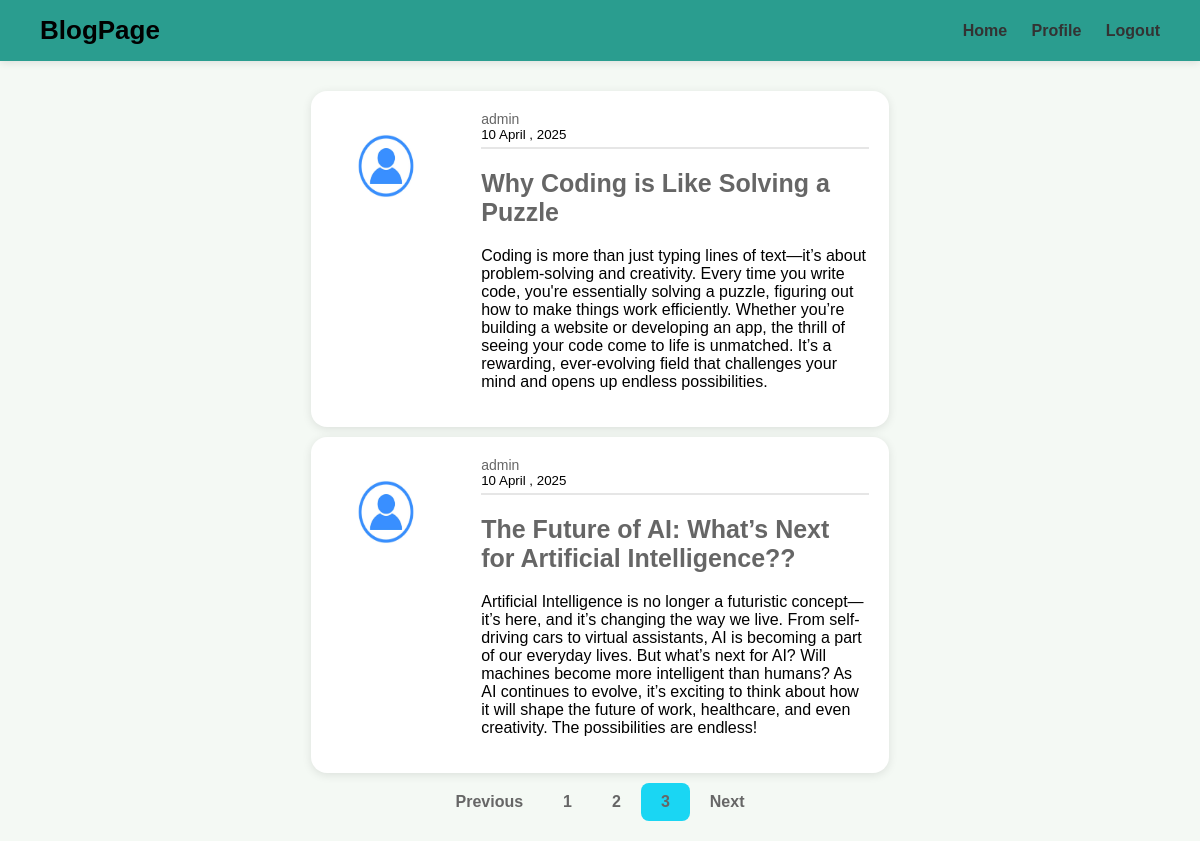
The app's page /?page=3 (signed in) with its own data.
### dashboard/models.py (models this page shows, shortened)
class Post(models.Model):
    title = models.CharField(max_length=100)
    content = models.TextField()
    date_posted = models.DateTimeField(default=timezone.now)
    author = models.ForeignKey(User, on_delete=models.CASCADE)

### users/models.py (models this page shows, shortened)
class User(AbstractUser):
    email = models.EmailField(unique=True)
    bio = models.TextField(blank=True, null=True)
    profile_picture = models.ImageField(
        upload_to="profile_pics/", default="default.jpg", blank=True, null=True
    )

### dashboard/views.py (the view)
# urls.py: path("", HomeView.as_view(), name="home"),
class HomeView(LoginRequiredMixin, ListView):
    model = Post
    template_name = "dashboard/home.html"
    context_object_name = "posts"
    paginate_by = 3
    login_url = "login"
    def get_queryset(self):
        posts = Post.objects.order_by("-date_posted")
        for post in posts:
            post.display_date = custom_date_display(post.date_posted)
        return posts

### blogpage/utils.py (called while the page is built)
def custom_date_display(value):
    if not value:
        return ""
    now = timezone.now()
    date = (
        value
        if isinstance(value, datetime)
        else datetime.combine(value, datetime.min.time())
    )
    date_only = date.date()
    now_only = now.date()
    if date_only == now_only:
        diff = timesince(date, now)
        return f"{diff.split(',')[0]} ago"
    elif date_only == now_only - timedelta(days=1):
        return "Yesterday"
    else:
        return date.strftime("%d %B , %Y")

### dashboard/templates/dashboard/home.html
{% extends "dashboard/layout.html" %}
{% load static %}
{% block content %}
<div class="content-section">
    {% for post in posts %}
        <article class="media content-section">
            <div class="media">
                <img class="article-img" src="{{ '/media/default.jpg' }}" alt="Profile picture">
            </div>
                <div class="media-body">
                    <div class="article-metadata">
                        <a class="mr-3" href="{% url 'dashboard:user_account' username=post.author.username %}">
                            {{ post.author.username }}
                        </a>
                        <small class="text-muted">{{ post.display_date }}</small>
                    </div>
                    <h2>
                        <a class="article-title" href="{% url 'dashboard:post_detail' pk=post.id %}">
                            {{ post.title }}
                        </a>
                    </h2>
                    <p class="article-content">{{ post.content }}</p>
                </div>
        </article>
    {% endfor %}
    {% if is_paginated %}
    <div class="pagination">
        {% if page_obj.has_previous %}
            <a class="btn btn-outline-info mb-4" href="?page={{ page_obj.previous_page_number }}">Previous</a>
        {% else %}
            <a class="btn btn-outline-info mb-4 disabled" href="#">Previous</a>
        {% endif %}
        {% for page_num in paginator.page_range %}
            {% if page_num == page_obj.number %}
                <a class="btn btn-info mb-4" href="?page={{ page_num }}">{{ page_num }}</a>
            {% else %}
                <a class="btn btn-outline-info mb-4" href="?page={{ page_num }}">{{ page_num }}</a>
            {% endif %}
        {% endfor %}
        {% if page_obj.has_next %}
            <a class="btn btn-outline-info mb-4" href="?page={{ page_obj.next_page_number }}">Next</a>
        {% else %}
            <a class="btn btn-outline-info mb-4 disabled" href="#">Next</a>
        {% endif %}
    </div>
    {% endif %}
</div>
{% endblock %}

### dashboard/static/dashboard/style.css (style rules this page uses)
body { font-family: Arial, sans-serif; margin: 0; background: #f4f9f4; }
h1, h2, h3, h4, h5, h6 { color: #382d6a; }
a { color: #666; font-size: 14px; text-decoration: none; }
.content-section { padding: 10px; width: 80%; margin: 0 auto; }
.btn-info { background-color: #1ad6f3; }
.media.content-section { display: flex; align-items: flex-start; background: #ffffff; border-radius: 16px; padding: 20px; box-shadow: 0 2px 10px rgba(0, 0, 0, 0.1); max-width: 90%; margin: 10px auto; }
.media { display: flex; align-items: center; padding: 20px; gap: 20px; }
.article-img { height: 70px; width: 70px; margin-right: 20px; }
.article-title { font-size: 25px; }
.article-content { font-size: 16px; }
.article-metadata { display: flex; flex-direction: column; align-items: flex-start; padding-bottom: 5px; margin-bottom: 6px; border-bottom: 2px solid #e6e6e6; }
button, .btn { padding: 10px 20px; border: none; border-radius: 8px; font-size: 16px; font-weight: 600; cursor: pointer; transition: background 0.3s ease, color 0.3s ease; }
.pagination { display: flex; justify-content: center; }

### records on screen
Post: author.username "admin", display_date "10 April , 2025", title "Why Coding is Like Solving a Puzzle", content "Coding is more than just typing lines of text—it’s about problem-solving and creativity. Every time you write code, you're essentially solving a puzzle, figuring out how to make things work efficiently. Whether you’re building a website or developing an app, the thrill of seeing your code come to life is unmatched. It’s a rewarding, ever-evolving field that challenges your mind and opens up endless possibilities."
Post: author.username "admin", display_date "10 April , 2025", title "The Future of AI: What’s Next for Artificial Intelligence??", content "Artificial Intelligence is no longer a futuristic concept—it’s here, and it’s changing the way we live. From self-driving cars to virtual assistants, AI is becoming a part of our everyday lives. But what’s next for AI? Will machines become more intelligent than humans? As AI continues to evolve, it’s exciting to think about how it will shape the future of work, healthcare, and even creativity. The possibilities are endless!"

### other values on screen
{{ page_num }} "1" "2"
{{ page_num }} "3"
